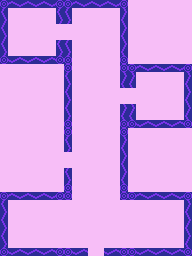

This game map was drawn from its Tiled (.tmx) file and the tilesets committed beside it. A one-line description and the trimmed map source follow:
An orthogonal 24x32 tile map with 8x8 px tiles, 2 tile layers (bg, walls) and 38 objects (36x Sign, Player, StepTrigger).

<map version="1.2" tiledversion="1.2.4" orientation="orthogonal" renderorder="right-down" width="24" height="32" tilewidth="8" tileheight="8" infinite="0" nextlayerid="9" nextobjectid="73">
 <tileset firstgid="1" name="dungeon_set" tilewidth="8" tileheight="8" tilecount="40" columns="8">
  <image source="../sprites/dungeon_set.png" width="64" height="40" />
 </tileset>
 <objectgroup id="4" name="myobjects">
  <object id="1" name="Player" x="92" y="224" width="8" height="8" />
  <object id="2" name="school_exit" type="Sign" x="88" y="248" width="16" height="8" />
  <object id="3" name="charlie" type="Sign" x="80" y="152" width="8" height="8">
   <properties>
    <property name="spr_name" value="charlie" />
   </properties>
  </object>
  <object id="4" name="bryan" type="Sign" x="16" y="40" width="8" height="8">
   <properties>
    <property name="spr_name" value="bryan" />
   </properties>
  </object>
  <object id="10" name="grace" type="Sign" x="160" y="80" width="8" height="8">
   <properties>
    <property name="spr_name" value="grace" />
   </properties>
  </object>
  <object id="16" name="door" type="Sign" x="56" y="152" width="16" height="16">
   <properties>
    <property name="spr_name" value="door" />
   </properties>
  </object>
  <object id="17" name="barrierA" type="Sign" x="72" y="128" width="48" height="8">
   <properties>
    <property name="inactive" type="bool" value="false" />
   </properties>
  </object>
  <object id="18" name="barrierB" type="Sign" x="72" y="64" width="48" height="8">
   <properties>
    <property name="inactive" type="bool" value="false" />
   </properties>
  </object>
  <object id="34" name="chairs2" type="Sign" x="104" y="240" width="80" height="8">
   <properties>
    <property name="spr_name" value="chairs2" />
   </properties>
  </object>
  <object id="35" name="chairs" type="Sign" x="8" y="240" width="76" height="8">
   <properties>
    <property name="spr_name" value="chairs" />
   </properties>
  </object>
  <object id="36" name="cap" type="Sign" x="160" y="232" width="8" height="8">
   <properties>
    <property name="spr_name" value="cap" />
   </properties>
  </object>
  <object id="37" name="airhorn" type="Sign" x="24" y="232" width="8" height="8">
   <properties>
    <property name="spr_name" value="airhorn" />
   </properties>
  </object>
  <object id="38" name="screen" type="Sign" x="136" y="192" width="46" height="22">
   <properties>
    <property name="spr_name" value="screentext" />
   </properties>
  </object>
  <object id="39" name="TriggerA" type="StepTrigger" x="72" y="160" width="48" height="8">
   <properties>
    <property name="inactive" type="bool" value="true" />
   </properties>
  </object>
  <object id="42" name="counter" type="Sign" x="136" y="72" width="48" height="8">
   <properties>
    <property name="spr_name" value="counter" />
   </properties>
  </object>
  <object id="43" name="easelA" type="Sign" x="136" y="80" width="8" height="8">
   <properties>
    <property name="spr_name" value="easelA" />
   </properties>
  </object>
  <object id="44" name="easelB" type="Sign" x="176" y="80" width="8" height="8">
   <properties>
    <property name="spr_name" value="easelB" />
   </properties>
  </object>
  <object id="46" name="sml_house" type="Sign" x="176" y="112" width="8" height="8">
   <properties>
    <property name="spr_name" value="sml_house" />
   </properties>
  </object>
  <object id="47" name="photoA" type="Sign" x="176" y="104" width="8" height="8">
   <properties>
    <property name="spr_name" value="photoA" />
   </properties>
  </object>
  <object id="48" name="photoB" type="Sign" x="136" y="112" width="8" height="8">
   <properties>
    <property name="spr_name" value="photoB" />
   </properties>
  </object>
  <object id="49" name="portA" type="Sign" x="152" y="104" width="8" height="8">
   <properties>
    <property name="spr_name" value="portA" />
   </properties>
  </object>
  <object id="51" name="portB" type="Sign" x="160" y="96" width="8" height="8">
   <properties>
    <property name="spr_name" value="portB" />
   </properties>
  </object>
  <object id="54" name="flyer" type="Sign" x="72" y="168" width="8" height="8">
   <properties>
    <property name="spr_name" value="paper_full" />
   </properties>
  </object>
  <object id="55" name="corkboard" type="Sign" x="119" y="136" width="8" height="48">
   <properties>
    <property name="spr_name" value="corkboard" />
   </properties>
  </object>
  <object id="56" name="backpack" type="Sign" x="110" y="152" width="8" height="8">
   <properties>
    <property name="spr_name" value="backpack" />
   </properties>
  </object>
  <object id="57" name="boots" type="Sign" x="110" y="144" width="8" height="8">
   <properties>
    <property name="spr_name" value="boots" />
   </properties>
  </object>
  <object id="58" name="trash" type="Sign" x="111" y="176" width="8" height="8">
   <properties>
    <property name="spr_name" value="trash" />
   </properties>
  </object>
  <object id="60" name="computerA" type="Sign" x="8" y="9" width="24" height="8">
   <properties>
    <property name="spr_name" value="computer" />
   </properties>
  </object>
  <object id="61" name="computerB" type="Sign" x="32" y="9" width="24" height="8">
   <properties>
    <property name="spr_name" value="computerchairs" />
   </properties>
  </object>
  <object id="63" name="chair" type="Sign" x="8" y="24" width="8" height="8">
   <properties>
    <property name="spr_name" value="chairbackpack" />
   </properties>
  </object>
  <object id="64" name="error" type="Sign" x="10" y="192" width="46" height="22">
   <properties>
    <property name="spr_name" value="screenerror" />
   </properties>
  </object>
  <object id="65" name="podium" type="Sign" x="88" y="200" width="16" height="16">
   <properties>
    <property name="spr_name" value="podiumfront" />
   </properties>
  </object>
  <object id="66" name="printer" type="Sign" x="48" y="40" width="8" height="16">
   <properties>
    <property name="spr_name" value="printer" />
   </properties>
  </object>
  <object id="68" name="gracenote" type="Sign" x="160" y="80" width="8" height="8">
   <properties>
    <property name="inactive" type="bool" value="true" />
    <property name="spr_name" value="paper_headline" />
   </properties>
  </object>
  <object id="69" name="charlienote" type="Sign" x="80" y="152" width="8" height="8">
   <properties>
    <property name="inactive" type="bool" value="true" />
    <property name="spr_name" value="paper_headline" />
   </properties>
  </object>
  <object id="70" name="gracefinal" type="Sign" x="112" y="216" width="8" height="8">
   <properties>
    <property name="inactive" type="bool" value="true" />
    <property name="spr_name" value="grace" />
   </properties>
  </object>
  <object id="71" name="bryanfinal" type="Sign" x="72" y="216" width="8" height="8">
   <properties>
    <property name="inactive" type="bool" value="true" />
    <property name="spr_name" value="bryan" />
   </properties>
  </object>
  <object id="72" name="charliefinal" type="Sign" x="80" y="232" width="8" height="8">
   <properties>
    <property name="inactive" type="bool" value="true" />
    <property name="spr_name" value="charlie" />
   </properties>
  </object>
 </objectgroup>
 <layer id="7" name="bg" width="24" height="32">
  <data>[768 cells, 768 non-empty, 1 distinct tile ids]</data>
 </layer>
 <layer id="8" name="walls" width="24" height="32">
  <properties>
   <property name="collidable" type="bool" value="true" />
  </properties>
  <data>[768 cells, 152 non-empty, 5 distinct tile ids]</data>
 </layer>
</map>
